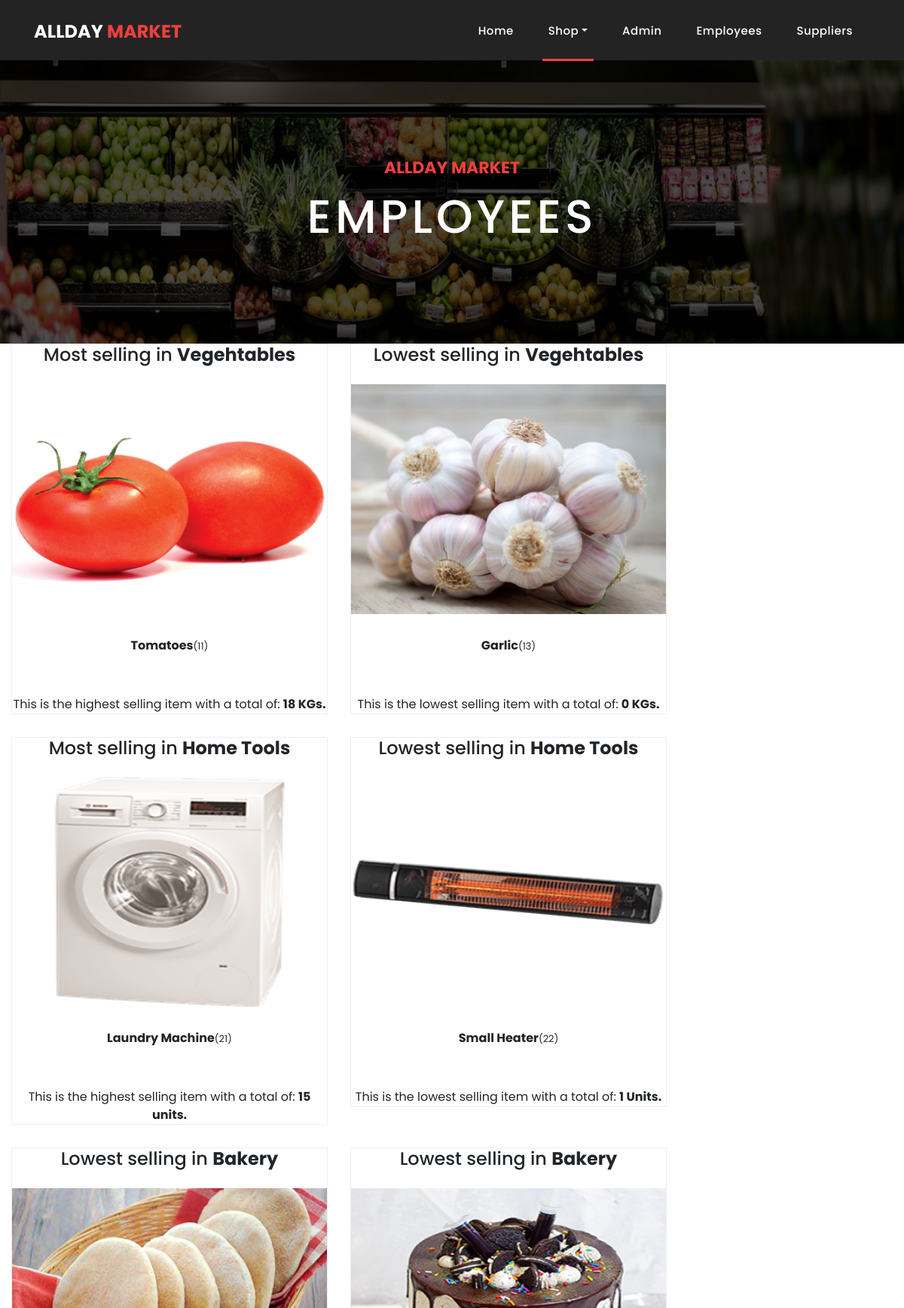
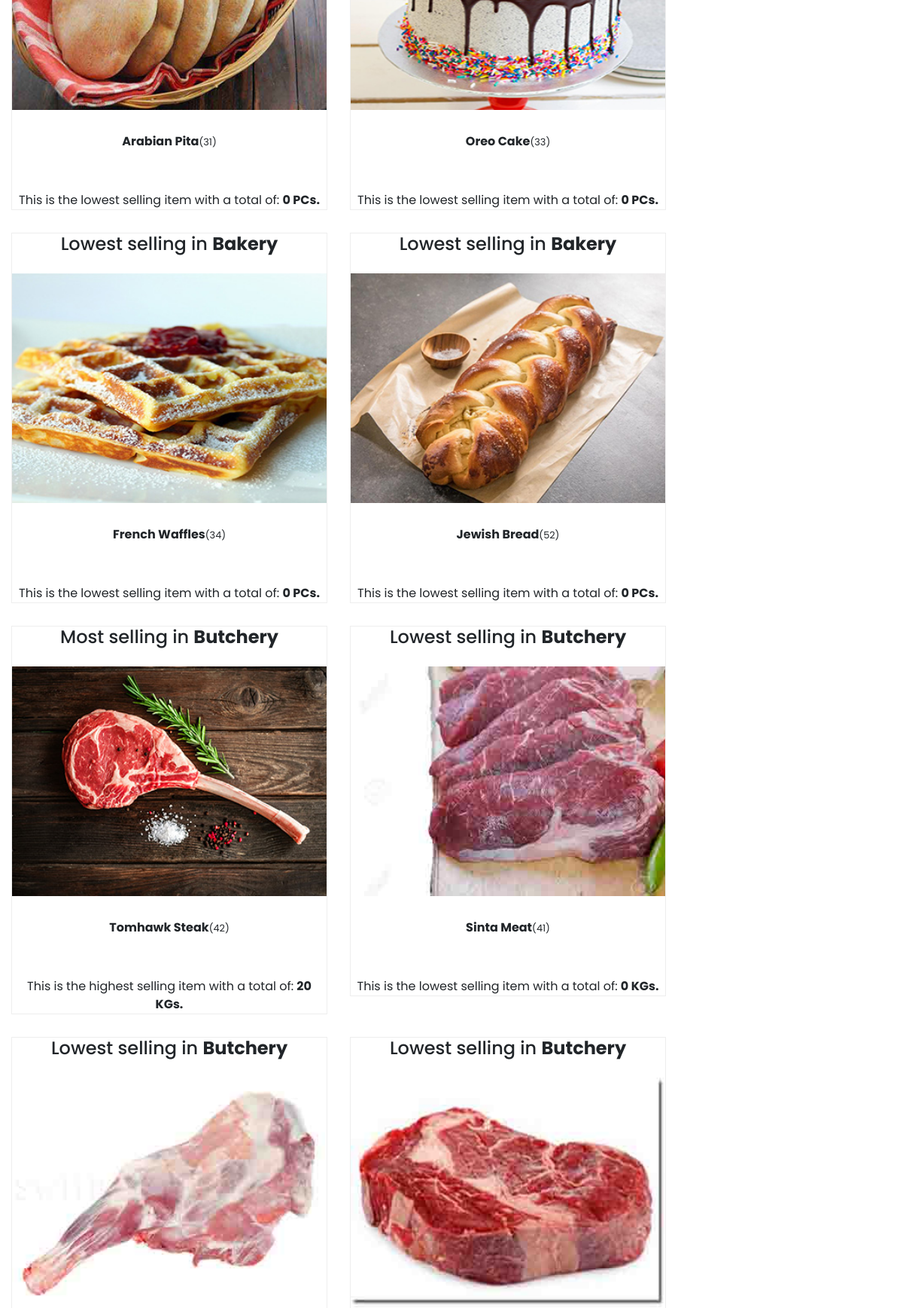
Page /itemStatics.php (signed in, upper part) on the committed database (2 pictures, top to bottom).
### tables this page shows
CREATE TABLE `items` (
  `Barcode` int(11) NOT NULL,
  `Name` varchar(25) NOT NULL,
  `Price` int(11) NOT NULL,
  `Department` tinyint(1) NOT NULL,
  `img` varchar(35) NOT NULL,
  `quantity` int(11) NOT NULL,
  `supplierID` int(11) NOT NULL,
  `sellCount` int(11) NOT NULL DEFAULT 0
);

### itemStatics.php (the view, shortened to what this page needs)
<!DOCTYPE html>
<html lang="en">
   <head>
      <link href="vendor/bootstrap/css/bootstrap.min.css" rel="stylesheet">
      <link rel="stylesheet" href="assets/css/fontawesome.css">
      <link rel="stylesheet" href="assets/css/style.css">
      <link rel="stylesheet" href="assets/css/owl.css">
   </head>
   <body>
      <header class="">
         <?php
            if(isset($_SESSION['email'])&& $_SESSION['userType']== 1){
            	if($_SESSION['email'] === 'admin@allday.com'){
            $basedir = realpath(__DIR__);
            		include($basedir . '/navbars/navadmin.php');
            	}
            }
            else{
                    header('Location:index.php');
            }
            ?>
      </header>
      <div class="page-heading about-heading header-text" style="background-image: url(assets/images/items/veghs.png);">
         <div class="container">
            <div class="row">
               <div class="col-md-12">
                  <div class="text-content">
                     <h4>AllDay Market</h4>
                     <h2>Employees </h2>
                  </div>
               </div>
            </div>
         </div>
      </div>
      <div class="col-md-9">
         <div class="row">
            <?php
               include 'db.php';
               $sql = "SELECT MAX(sellCount) as MaxSold FROM items WHERE Department =1 LIMIT 1";
               $stmt= mysqli_stmt_init($conn);
               mysqli_stmt_prepare($stmt,$sql);
               mysqli_stmt_execute($stmt);
               $results=mysqli_stmt_get_result($stmt);
               $row = mysqli_fetch_assoc($results);
               $sellCount = $row['MaxSold'];
               $sql ="SELECT * from items WHERE sellCount = ? AND Department = 1";
               mysqli_stmt_init($conn);
               mysqli_stmt_prepare($stmt,$sql);
               mysqli_stmt_bind_param($stmt,"i",$sellCount);
               mysqli_stmt_execute($stmt);
               $results = mysqli_stmt_get_result($stmt);
               while($row = mysqli_fetch_assoc($results))
               {
                  $barcode = $row['Barcode'];
                  $name = $row['Name'];
                  $img = $row['img'];
               echo'
               <div class="col-md-6">
               <div class="product-item">
               <center> <h4> Most selling in <strong>Vegehtables</strong></h4><br>
               <img src="'.$img.'" alt="">
               <div class="down-content">
               <center><strong>'.$name.'</strong><small>('.$barcode.')</small></center>
               </div>
               <br>
               <div>
               This is the highest selling item with a total of:  <strong>'.$sellCount.' KGs.</strong>
               </div>
               <div>
               </div>
               </div>
               </div>
               ';
               }
               $sql = "SELECT MIN(sellCount) as MinSold FROM items WHERE Department =1 LIMIT 1";
               $stmt= mysqli_stmt_init($conn);
               mysqli_stmt_prepare($stmt,$sql);
               mysqli_stmt_execute($stmt);
               $results=mysqli_stmt_get_result($stmt);
               $row = mysqli_fetch_assoc($results);
               $sellCount = $row['MinSold'];
               $sql ="SELECT * from items WHERE sellCount = ? AND Department =1";
               mysqli_stmt_init($conn);
               mysqli_stmt_prepare($stmt,$sql);
               mysqli_stmt_bind_param($stmt,"i",$sellCount);
               mysqli_stmt_execute($stmt);
               $results = mysqli_stmt_get_result($stmt);
               while($row = mysqli_fetch_assoc($results))
               {
                  $barcode = $row['Barcode'];
                  $name = $row['Name'];
                  $img = $row['img'];
               echo'
               <div class="col-md-6">
               <div class="product-item">
               <center> <h4> Lowest selling in <strong>Vegehtables</strong></h4><br>
               <img src="'.$img.'" alt="">
               <div class="down-content">
               <center><strong>'.$name.'</strong><small>('.$barcode.')</small></center>
               </div>
               <br>
               <div>
               This is the lowest selling item with a total of:  <strong>'.$sellCount.' KGs.</strong>
               </div>
               <div>
               </div>
               </div>
               </div>
               ';
               }
                     $sql = "SELECT MAX(sellCount) as MaxSold FROM items WHERE Department =2 LIMIT 1";
                     $stmt= mysqli_stmt_init($conn);
                     mysqli_stmt_prepare($stmt,$sql);
                     mysqli_stmt_execute($stmt);
                     $results=mysqli_stmt_get_result($stmt);
                     $row = mysqli_fetch_assoc($results);
                     $sellCount = $row['MaxSold'];
                     $sql ="SELECT * from items WHERE sellCount = ? AND Department = 2";
                     mysqli_stmt_init($conn);
                     mysqli_stmt_prepare($stmt,$sql);
                     mysqli_stmt_bind_param($stmt,"i",$sellCount);
                     mysqli_stmt_execute($stmt);
                     $results = mysqli_stmt_get_result($stmt);
                     while($row = mysqli_fetch_assoc($results))
                     {
                        $barcode = $row['Barcode'];
                        $name = $row['Name'];
                        $img = $row['img'];
                     echo'
                     <div class="col-md-6">
               <div class="product-item">
               <center> <h4> Most selling in <strong>Home Tools</strong></h4><br>
               <img src="'.$img.'" alt="">
               <div class="down-content">
               <center><strong>'.$name.'</strong><small>('.$barcode.')</small></center>
                </div>
                 <br>
                 <div>
                  This is the highest selling item with a total of:  <strong>'.$sellCount.' units.</strong>
                 </div>
                 <div>
               </div>
               </div>
               </div>';
                     }
                     $sql = "SELECT MIN(sellCount) as MinSold FROM items WHERE Department =2 LIMIT 1";
                     $stmt= mysqli_stmt_init($conn);
                     mysqli_stmt_prepare($stmt,$sql);
                     mysqli_stmt_execute($stmt);
                     $results=mysqli_stmt_get_result($stmt);
                     $row = mysqli_fetch_assoc($results);
                     $sellCount = $row['MinSold'];
                     $sql ="SELECT * from items WHERE sellCount = ? AND Department =2";
                     mysqli_stmt_init($conn);
                     mysqli_stmt_prepare($stmt,$sql);
                     mysqli_stmt_bind_param($stmt,"i",$sellCount);
                     mysqli_stmt_execute($stmt);
                     $results = mysqli_stmt_get_result($stmt);
                     while($row = mysqli_fetch_assoc($results))
                     {
                        $barcode = $row['Barcode'];
                        $name = $row['Name'];
                        $img = $row['img'];
                     echo'
                     <div class="col-md-6">
               <div class="product-item">
               <center> <h4> Lowest selling in <strong>Home Tools</strong></h4><br>
               <img src="'.$img.'" alt="">
               <div class="down-content">
               <center><strong>'.$name.'</strong><small>('.$barcode.')</small></center>
                </div>
                 <br>
                 <div>
                  This is the lowest selling item with a total of:  <strong>'.$sellCount.' Units.</strong>
                 </div>
                 <div>
               </div>
               </div>
               </div>';
                     }
                     $sql = "SELECT MIN(sellCount) as MinSold FROM items WHERE Department =3 LIMIT 1";
                     $stmt= mysqli_stmt_init($conn);
                     mysqli_stmt_prepare($stmt,$sql);
                     mysqli_stmt_execute($stmt);
                     $results=mysqli_stmt_get_result($stmt);
                     $row = mysqli_fetch_assoc($results);
                     $sellCount = $row['MinSold'];
                     $sql ="SELECT * from items WHERE sellCount = ? AND Department =3";
                     mysqli_stmt_init($conn);
                     mysqli_stmt_prepare($stmt,$sql);
                     mysqli_stmt_bind_param($stmt,"i",$sellCount);
                     mysqli_stmt_execute($stmt);
                     $results = mysqli_stmt_get_result($stmt);
                     while($row = mysqli_fetch_assoc($results))
                     {
                        $barcode = $row['Barcode'];
                        $name = $row['Name'];
                        $img = $row['img'];
                     echo'
                     <div class="col-md-6">
               <div class="product-item">
               <center> <h4> Lowest selling in <strong>Bakery</strong></h4><br>
               <img src="'.$img.'" alt="">
               <div class="down-content">
               <center><strong>'.$name.'</strong><small>('.$barcode.')</small></center>
                </div>
                 <br>
                 <div>
                  This is the lowest selling item with a total of:  <strong>'.$sellCount.' PCs.</strong>
                 </div>
                 <div>
               </div>
               </div>
               </div>';
                     }
               $sql = "SELECT MAX(sellCount) as MaxSold FROM items WHERE Department =4 LIMIT 1";
               $stmt= mysqli_stmt_init($conn);
               mysqli_stmt_prepare($stmt,$sql);
               mysqli_stmt_execute($stmt);
               $results=mysqli_stmt_get_result($stmt);
               $row = mysqli_fetch_assoc($results);
               $sellCount = $row['MaxSold'];
               if($sellCount >0){
               $sql ="SELECT * from items WHERE sellCount = ? AND Department = 4";
               mysqli_stmt_init($conn);
               mysqli_stmt_prepare($stmt,$sql);
               mysqli_stmt_bind_param($stmt,"i",$sellCount);
               mysqli_stmt_execute($stmt);
               $results = mysqli_stmt_get_result($stmt);
               while($row = mysqli_fetch_assoc($results))
               {
                  $barcode = $row['Barcode'];
                  $name = $row['Name'];
                  $img = $row['img'];
               echo'
               <div class="col-md-6">
               <div class="product-item">
               <center> <h4> Most selling in <strong>Butchery</strong></h4><br>
               <img src="'.$img.'" alt="">
               <div class="down-content">
               <center><strong>'.$name.'</strong><small>('.$barcode.')</small></center>
               </div>
               <br>
               <div>
               This is the highest selling item with a total of:  <strong>'.$sellCount.' KGs.</strong>
               </div>
               <div>
               </div>
               </div>
               </div>
               ';      }
               }
                                  $sql = "SELECT MIN(sellCount) as MinSold FROM items WHERE Department =4 LIMIT 1";
                                    $stmt= mysqli_stmt_init($conn);
                                    mysqli_stmt_prepare($stmt,$sql);
                                    mysqli_stmt_execute($stmt);
                                    $results=mysqli_stmt_get_result($stmt);
                                    $row = mysqli_fetch_assoc($results);
                                    $sellCount = $row['MinSold'];
                                    $sql ="SELECT * from items WHERE sellCount = ? AND Department =4";
                                    mysqli_stmt_prepare($stmt,$sql);
                                    mysqli_stmt_bind_param($stmt,"i",$sellCount);
                                    mysqli_stmt_execute($stmt);
                                    $results = mysqli_stmt_get_result($stmt);
                                    while($row = mysqli_fetch_assoc($results))
                                    {
                                       $barcode = $row['Barcode'];
                                       $name = $row['Name'];
                                       $img = $row['img'];
                                    echo'
                                    <div class="col-md-6">
                            <div class="product-item">
                             <center> <h4> Lowest selling in <strong>Butchery</strong></h4><br>
                             <img src="'.$img.'" alt="">
                             <div class="down-content">
                              <center><strong>'.$name.'</strong><small>('.$barcode.')</small></center>
                               </div>
                                <br>
                                <div>
                                 This is the lowest selling item with a total of:  <strong>'.$sellCount.' KGs.</strong>
                                </div>
                                <div>
                              </div>
                            </div>
                          </div>
                          ';
                                    }
                       ?>
         </div>
      </div>
   </body>
</html>

### assets/css/style.css (style rules this page uses)
body { font-family: 'Poppins', sans-serif; overflow-x: hidden; text-rendering: optimizeLegibility; -webkit-font-smoothing: antialiased; -moz-osx-font-smoothing: grayscale; }
h1,h2,h3,h4,h5,h6 { margin: 0px; }
.page-heading { padding: 210px 0px 130px 0px; text-align: center; background-position: center center; background-repeat: no-repeat; background-size: cover; }
.page-heading .text-content h4 { color: #f33f3f; font-size: 22px; text-transform: uppercase; font-weight: 700; margin-bottom: 15px; }
.page-heading .text-content h2 { color: #fff; font-size: 62px; text-transform: uppercase; letter-spacing: 5px; }
header { position: absolute; z-index: 99999; width: 100%; height: 80px; background-color: #232323; -webkit-transition: all 0.3s ease-in-out 0s; -moz-transition: all 0.3s ease-in-out 0s; -o-transition: all 0.3s ease-in-out 0s; transition: all 0.3s ease-in-out 0s; }
.product-item { border: 1px solid #eee; margin-bottom: 30px; }
.product-item .down-content { padding: 30px; position: relative; }
.product-item img { width: 100%; overflow: hidden; }
.page-heading { position:relative; }
.page-heading:before { content:''; position:absolute; top:0; left:0; bottom:0; right:0; background-color:rgba(0,0,0,.7); }
.page-heading .container { position:relative; z-index: 2; }

### rows in the picture
items: img (picture), Name "Tomatoes", Barcode "11", sellCount "18"
items: img (picture), Name "Garlic", Barcode "13", sellCount "0"
items: img (picture), Name "Laundry Machine", Barcode "21", sellCount "15"
items: img (picture), Name "Small Heater", Barcode "22", sellCount "1"
items: img (picture), Name "Arabian Pita", Barcode "31", sellCount "0"
items: img (picture), Name "Oreo Cake", Barcode "33", sellCount "0"
items: img (picture), Name "French Waffles", Barcode "34", sellCount "0"
items: img (picture), Name "Jewish Bread", Barcode "52", sellCount "0"
items: img (picture), Name "Tomhawk Steak", Barcode "42", sellCount "20"
items: img (picture), Name "Sinta Meat", Barcode "41", sellCount "0"
items: img (picture)
items: img (picture)
